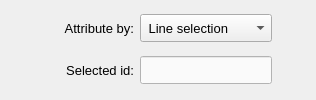
       <widget class="QFrame" name="selection_frame">
        <property name="minimumSize">
         <size>
          <width>0</width>
          <height>100</height>
         </size>
        </property>
        <property name="maximumSize">
         <size>
          <width>16777215</width>
          <height>140</height>
         </size>
        </property>
        <property name="frameShape">
         <enum>QFrame::NoFrame</enum>
        </property>
        <property name="frameShadow">
         <enum>QFrame::Raised</enum>
        </property>
        <layout class="QGridLayout" name="gridLayout_30" rowstretch="0,0">
         <property name="leftMargin">
          <number>4</number>
         </property>
         <property name="topMargin">
          <number>4</number>
         </property>
         <property name="rightMargin">
          <number>4</number>
         </property>
         <property name="bottomMargin">
          <number>4</number>
         </property>
         <property name="horizontalSpacing">
          <number>6</number>
         </property>
         <property name="verticalSpacing">
          <number>4</number>
         </property>
         <item row="1" column="1">
          <widget class="QLabel" name="label_selected_id">
           <property name="minimumSize">
            <size>
             <width>90</width>
             <height>28</height>
            </size>
           </property>
           <property name="maximumSize">
            <size>
             <width>100</width>
             <height>28</height>
            </size>
           </property>
           <property name="font">
            <font>
             <pointsize>10</pointsize>
             <weight>50</weight>
             <bold>false</bold>
            </font>
           </property>
           <property name="text">
            <string>Selected id:</string>
           </property>
           <property name="alignment">
            <set>Qt::AlignRight|Qt::AlignTrailing|Qt::AlignVCenter</set>
           </property>
          </widget>
         </item>
         <item row="0" column="1">
          <widget class="QLabel" name="label_attribute_to">
           <property name="minimumSize">
            <size>
             <width>90</width>
             <height>28</height>
            </size>
           </property>
           <property name="maximumSize">
            <size>
             <width>100</width>
             <height>28</height>
            </size>
           </property>
           <property name="font">
            <font>
             <pointsize>10</pointsize>
            </font>
           </property>
           <property name="text">
            <string>Attribute by:</string>
           </property>
           <property name="alignment">
            <set>Qt::AlignRight|Qt::AlignTrailing|Qt::AlignVCenter</set>
           </property>
          </widget>
         </item>
         <item row="0" column="2">
          <widget class="QComboBox" name="comboBox_selection_type">
           <property name="minimumSize">
            <size>
             <width>132</width>
             <height>28</height>
            </size>
           </property>
           <property name="maximumSize">
            <size>
             <width>132</width>
             <height>28</height>
            </size>
           </property>
           <property name="font">
            <font>
             <pointsize>10</pointsize>
            </font>
           </property>
           <item>
            <property name="text">
             <string> Line selection</string>
            </property>
           </item>
           <item>
            <property name="text">
             <string> Node selection</string>
            </property>
           </item>
           <item>
            <property name="text">
             <string> Elements selection</string>
            </property>
           </item>
          </widget>
         </item>
         <item row="1" column="3">
          <spacer name="horizontalSpacer_7">
           <property name="orientation">
            <enum>Qt::Horizontal</enum>
           </property>
           <property name="sizeHint" stdset="0">
            <size>
             <width>40</width>
             <height>20</height>
            </size>
           </property>
          </spacer>
         </item>
         <item row="1" column="0">
          <spacer name="horizontalSpacer_8">
           <property name="orientation">
            <enum>Qt::Horizontal</enum>
           </property>
           <property name="sizeHint" stdset="0">
            <size>
             <width>40</width>
             <height>20</height>
            </size>
           </property>
          </spacer>
         </item>
         <item row="1" column="2">
          <widget class="QLineEdit" name="lineEdit_selected_id">
           <property name="minimumSize">
            <size>
             <width>132</width>
             <height>28</height>
            </size>
           </property>
           <property name="maximumSize">
            <size>
             <width>132</width>
             <height>28</height>
            </size>
           </property>
           <property name="font">
            <font>
             <pointsize>10</pointsize>
             <kerning>false</kerning>
            </font>
           </property>
           <property name="focusPolicy">
            <enum>Qt::ClickFocus</enum>
           </property>
           <property name="styleSheet">
            <string notr="true">QLineEdit{color: rgb(0, 0, 0); background-color: rgb(250, 250, 250)}
QLineEdit:disabled{color: rgb(100, 100, 100); background-color: rgb(240, 240, 240)}</string>
           </property>
           <property name="alignment">
            <set>Qt::AlignCenter</set>
           </property>
          </widget>
         </item>
        </layout>
       </widget>
